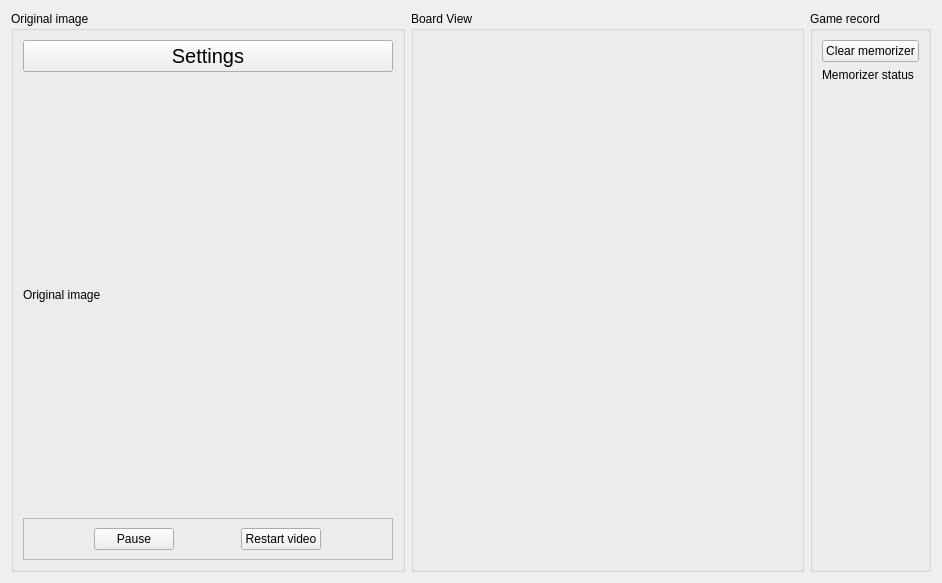
<?xml version="1.0" encoding="UTF-8"?>
<ui version="4.0">
 <class>scan_image</class>
 <widget class="QWidget" name="scan_image">
  <property name="geometry">
   <rect>
    <x>0</x>
    <y>0</y>
    <width>942</width>
    <height>583</height>
   </rect>
  </property>
  <property name="windowTitle">
   <string>ScanImage</string>
  </property>
  <layout class="QHBoxLayout" name="horizontalLayout">
   <item>
    <widget class="QGroupBox" name="groupBox">
     <property name="sizePolicy">
      <sizepolicy hsizetype="Preferred" vsizetype="Preferred">
       <horstretch>0</horstretch>
       <verstretch>0</verstretch>
      </sizepolicy>
     </property>
     <property name="title">
      <string>Original image</string>
     </property>
     <layout class="QVBoxLayout" name="verticalLayout_3">
      <item>
       <widget class="QPushButton" name="pushButton_settings">
        <property name="font">
         <font>
          <pointsize>15</pointsize>
         </font>
        </property>
        <property name="text">
         <string>Settings</string>
        </property>
       </widget>
      </item>
      <item>
       <widget class="ImageLabel" name="label_full_image">
        <property name="text">
         <string>Original image</string>
        </property>
       </widget>
      </item>
      <item>
       <widget class="QFrame" name="frame_video_control">
        <property name="sizePolicy">
         <sizepolicy hsizetype="Preferred" vsizetype="Fixed">
          <horstretch>0</horstretch>
          <verstretch>0</verstretch>
         </sizepolicy>
        </property>
        <property name="frameShape">
         <enum>QFrame::StyledPanel</enum>
        </property>
        <property name="frameShadow">
         <enum>QFrame::Raised</enum>
        </property>
        <layout class="QHBoxLayout" name="horizontalLayout_3">
         <item>
          <widget class="QPushButton" name="pushButton_pause">
           <property name="sizePolicy">
            <sizepolicy hsizetype="Fixed" vsizetype="Fixed">
             <horstretch>0</horstretch>
             <verstretch>0</verstretch>
            </sizepolicy>
           </property>
           <property name="text">
            <string>Pause</string>
           </property>
          </widget>
         </item>
         <item>
          <widget class="QPushButton" name="pushButton_restart_video">
           <property name="sizePolicy">
            <sizepolicy hsizetype="Fixed" vsizetype="Fixed">
             <horstretch>0</horstretch>
             <verstretch>0</verstretch>
            </sizepolicy>
           </property>
           <property name="text">
            <string>Restart video</string>
           </property>
          </widget>
         </item>
        </layout>
       </widget>
      </item>
     </layout>
    </widget>
   </item>
   <item>
    <widget class="QGroupBox" name="groupBox_2">
     <property name="title">
      <string>Board View</string>
     </property>
     <layout class="QVBoxLayout" name="verticalLayout_2">
      <item>
       <widget class="BoardView" name="board_view" native="true"/>
      </item>
     </layout>
    </widget>
   </item>
   <item>
    <widget class="QGroupBox" name="groupBox_memorizer">
     <property name="sizePolicy">
      <sizepolicy hsizetype="Fixed" vsizetype="Preferred">
       <horstretch>0</horstretch>
       <verstretch>0</verstretch>
      </sizepolicy>
     </property>
     <property name="title">
      <string>Game record</string>
     </property>
     <layout class="QVBoxLayout" name="verticalLayout">
      <item>
       <widget class="QPushButton" name="pushButton_clear_memorizer">
        <property name="text">
         <string>Clear memorizer</string>
        </property>
       </widget>
      </item>
      <item>
       <widget class="QLabel" name="label_memorizer_status">
        <property name="sizePolicy">
         <sizepolicy hsizetype="Preferred" vsizetype="Fixed">
          <horstretch>0</horstretch>
          <verstretch>0</verstretch>
         </sizepolicy>
        </property>
        <property name="text">
         <string>Memorizer status</string>
        </property>
       </widget>
      </item>
      <item>
       <widget class="KifRecorder" name="kif_recorder" native="true"/>
      </item>
     </layout>
    </widget>
   </item>
  </layout>
 </widget>
 <customwidgets>
  <customwidget>
   <class>ImageLabel</class>
   <extends>QLabel</extends>
   <header>GUI/widgets/ImageLabel.h</header>
   <slots>
    <signal>clicked()</signal>
   </slots>
  </customwidget>
  <customwidget>
   <class>BoardView</class>
   <extends>QWidget</extends>
   <header>GUI/widgets/BoardView.h</header>
   <container>1</container>
  </customwidget>
  <customwidget>
   <class>KifRecorder</class>
   <extends>QWidget</extends>
   <header>GUI/widgets/KifRecorder.h</header>
   <container>1</container>
  </customwidget>
 </customwidgets>
 <resources/>
 <connections>
  <connection>
   <sender>pushButton_pause</sender>
   <signal>clicked()</signal>
   <receiver>scan_image</receiver>
   <slot>on_pause_clicked()</slot>
   <hints>
    <hint type="sourcelabel">
     <x>68</x>
     <y>534</y>
    </hint>
    <hint type="destinationlabel">
     <x>9</x>
     <y>556</y>
    </hint>
   </hints>
  </connection>
  <connection>
   <sender>pushButton_restart_video</sender>
   <signal>clicked()</signal>
   <receiver>scan_image</receiver>
   <slot>on_restart_video_clicked()</slot>
   <hints>
    <hint type="sourcelabel">
     <x>185</x>
     <y>534</y>
    </hint>
    <hint type="destinationlabel">
     <x>6</x>
     <y>533</y>
    </hint>
   </hints>
  </connection>
  <connection>
   <sender>pushButton_settings</sender>
   <signal>clicked()</signal>
   <receiver>scan_image</receiver>
   <slot>on_settings_clicked()</slot>
   <hints>
    <hint type="sourcelabel">
     <x>38</x>
     <y>31</y>
    </hint>
    <hint type="destinationlabel">
     <x>-1</x>
     <y>18</y>
    </hint>
   </hints>
  </connection>
  <connection>
   <sender>pushButton_clear_memorizer</sender>
   <signal>clicked()</signal>
   <receiver>scan_image</receiver>
   <slot>on_clear_memorizer_clicked()</slot>
   <hints>
    <hint type="sourcelabel">
     <x>910</x>
     <y>34</y>
    </hint>
    <hint type="destinationlabel">
     <x>941</x>
     <y>34</y>
    </hint>
   </hints>
  </connection>
 </connections>
 <slots>
  <slot>on_pause_clicked()</slot>
  <slot>on_restart_video_clicked()</slot>
  <slot>on_settings_clicked()</slot>
  <slot>on_clear_memorizer_clicked()</slot>
 </slots>
</ui>
